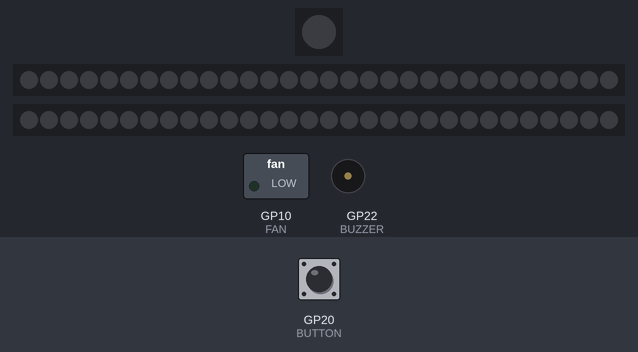
Simulated run of this program. Board: Raspberry Pi Pico running MicroPython. Shown: 1 RGB LEDs in strip order, left to right, 2 × 30 RGB LEDs in strip order, left to right, switched loads named in the program (green lamp = pin HIGH), buzzer (waves = sounding). Inputs (shaded band) come from the test bench; at power-on: GP20 (BUTTON) HIGH. Dim RGB values are drawn brighter than linear.

Above: at 2.5 s.
2.6 s: GP20 (BUTTON) pulled LOW for 0.15 s
At 4.0 s:
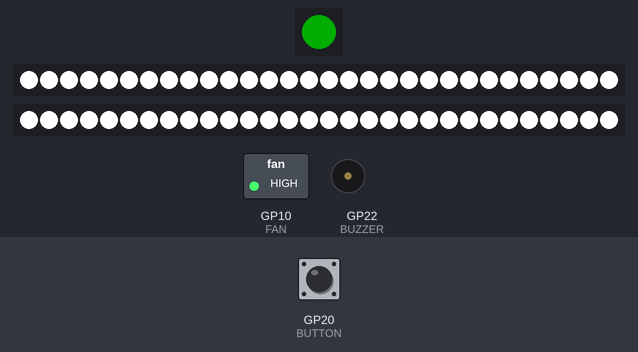
4.3 s: GP20 (BUTTON) pulled LOW for 1 s
At 5.3 s:
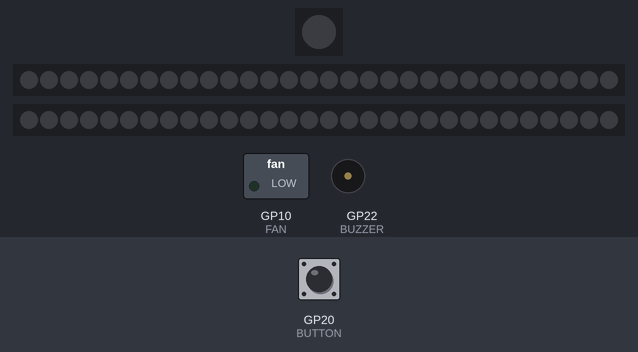
6.8 s: GP20 (BUTTON) pulled LOW for 3.2 s
At 8.4 s:
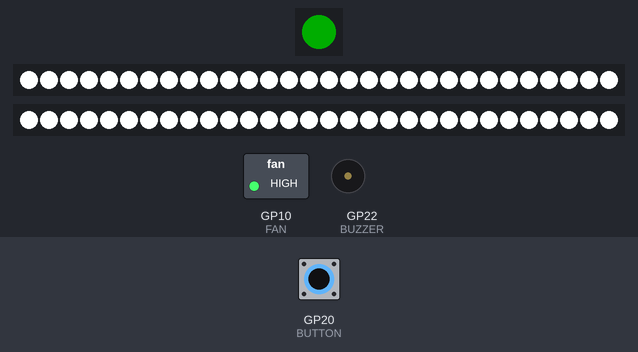
Timing chart, 0 to 9.9 s (numbered marks = the images above; inputs shaded):
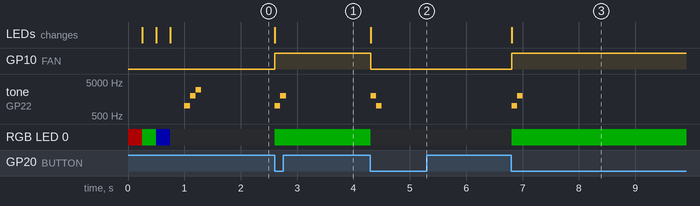

Measured:
- after the input at 2.6 s, GP10 (FAN): LOW → HIGH at once; tone on GP22 (BUZZER): silent → 1000 Hz at once, → 2000 Hz 0.10 s later, → silent 0.10 s later; RGB LED 0: off → RGB(0, 50, 0) at once; the LEDs: change at once (image 1)
- after the input at 4.3 s, GP10 (FAN): HIGH → LOW at once; tone on GP22 (BUZZER): silent → 2000 Hz at once, → 1000 Hz 0.10 s later, → silent 0.10 s later; RGB LED 0: RGB(0, 50, 0) → off at once; the LEDs: change at once (image 2)
- after the input at 6.8 s, GP10 (FAN): LOW → HIGH at once; tone on GP22 (BUZZER): silent → 1000 Hz at once, → 2000 Hz 0.10 s later, → silent 0.10 s later; RGB LED 0: off → RGB(0, 50, 0) at once; the LEDs: change at once (image 3)

The program:

main.py
```python
from machine import Pin, PWM
from neopixel import NeoPixel
from utime import sleep

# Constants
BUTTON = Pin(20, Pin.IN, Pin.PULL_UP)
BUZZER = PWM(Pin(22))
FAN = Pin(10, Pin.OUT)
NEOPIXEL_0 = NeoPixel(Pin(21), 1)
NEOPIXEL_1 = NeoPixel(Pin(6), 30)
NEOPIXEL_2 = NeoPixel(Pin(7), 30)

# Variables
is_active = False
neopixel_color_0 = (0, 50, 0)      # DataPi NeoPixel Color
neopixel_color_1 = (255, 255, 255)  # Customizable (NeoPixel Strip 1 Color; Default: White)
neopixel_color_2 = (255, 255, 255)  # Customizable (NeoPixel Strip 2 Color; Default: White)
neopixel_color_off = (0, 0, 0)     # NeoPixel Off Color

# Define Active DataPi NeoPixel Function
def active_neopixel_0():
  global is_active
  if is_active == True:
    for i in range(0, NEOPIXEL_0.n):
      NEOPIXEL_0[i] = neopixel_color_0
    NEOPIXEL_0.write()
  else:
    for i in range(0, NEOPIXEL_0.n):
      NEOPIXEL_0[i] = neopixel_color_off
    NEOPIXEL_0.write()

# Define Active NeoPixel Strip 1 Function
def active_neopixel_1():
  global is_active
  if is_active == True:
    for i in range(0, NEOPIXEL_1.n):
      NEOPIXEL_1[i] = neopixel_color_1
    NEOPIXEL_1.write()
  else:
    for i in range(0, NEOPIXEL_1.n):
      NEOPIXEL_1[i] = neopixel_color_off
    NEOPIXEL_1.write()

# Define Active NeoPixel Strip 2 Function
def active_neopixel_2():
  global is_active
  if is_active == True:
    for i in range(0, NEOPIXEL_2.n):
      NEOPIXEL_2[i] = neopixel_color_2
    NEOPIXEL_2.write()
  else:
    for i in range(0, NEOPIXEL_2.n):
      NEOPIXEL_2[i] = neopixel_color_off
    NEOPIXEL_2.write()

# Define Active Fan Function
def active_fan():
  global is_active
  FAN.value(is_active)

# Define Active Buzzer Function
def active_buzzer():
  global is_active
  freqs = [1000, 2000]

  if is_active:
    for freq in freqs:
      BUZZER.freq(freq)
      BUZZER.duty_u16(30000)
      sleep(0.1)
    BUZZER.duty_u16(0)
  else:
    for freq in reversed(freqs):
      BUZZER.freq(freq)
      BUZZER.duty_u16(30000)
      sleep(0.1)
    BUZZER.duty_u16(0)

# Define Button Handler Function
def button_handler(pin):
  global is_active
  is_active = not is_active
  active_neopixel_0()
  active_neopixel_1()
  active_neopixel_2()
  active_fan()
  active_buzzer()

# Register Button Handler
BUTTON.irq(trigger=Pin.IRQ_FALLING, handler=button_handler)

# Define Boot Neopixel Function
def boot_neopixel():
  colors = [(50, 0, 0), (0, 50, 0), (0, 0, 50), (0, 0, 0)]
  for color in colors:
    for i in range(0, NEOPIXEL_0.n):
      NEOPIXEL_0[i] = color
    NEOPIXEL_0.write()
    sleep(0.25)

# Define Boot Buzzer Function
def boot_buzzer():
  freqs = [1000, 2000, 3000]
  for freq in freqs:
    BUZZER.freq(freq)
    BUZZER.duty_u16(30000)
    sleep(0.1)
  BUZZER.duty_u16(0)

# Define Main Function
def main():
  boot_neopixel()
  boot_buzzer()
  while True:
    sleep(1)

# Run Main Function
if __name__ == "__main__":
  main()
```
